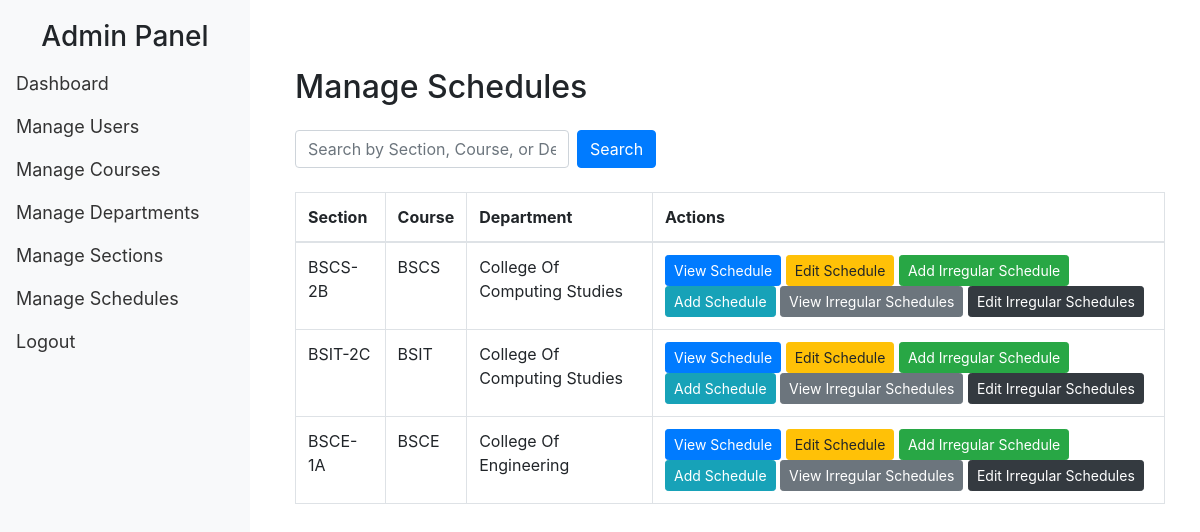
/admin_staff/schedules.php (signed in), run on the app's committed database.
### tables this page shows
CREATE TABLE `section` (
  `id` int(11) NOT NULL,
  `section_name` varchar(50) NOT NULL,
  `course_id` int(11) DEFAULT NULL,
  `department_id` int(11) DEFAULT NULL,
  `sched_id` int(11) DEFAULT NULL
);

CREATE TABLE `course` (
  `id` int(11) NOT NULL,
  `course_code` varchar(20) NOT NULL,
  `course_description` text DEFAULT NULL,
  `department_id` int(11) DEFAULT NULL
);

CREATE TABLE `department` (
  `id` int(11) NOT NULL,
  `department_name` varchar(100) NOT NULL
);

### classes/database.class.php (called while the page is built)
<?php
class Database {
    private $host = 'localhost';
    private $dbname = 'schedsystem';
    private $username = 'root';
    private $password = '';
    public $conn;
    public function __construct() {
        try {
            $this->conn = new PDO("mysql:host=$this->host;dbname=$this->dbname", $this->username, $this->password);
            $this->conn->setAttribute(PDO::ATTR_ERRMODE, PDO::ERRMODE_EXCEPTION);
        } catch (PDOException $e) {
            die("Database connection failed: " . $e->getMessage());
        }
    }
    public function getConnection() {
        return $this->conn;
    }
}
?>

### classes/section.class.php (called while the page is built, shortened)
<?php
class Section
{
    private $conn;
    public function __construct($db)
    {
        $this->conn = $db->getConnection();
    }
    public function getAllSections()
    {
        $query = "
            SELECT
                section.id,
                section.section_name,
                course.course_description,
                department.department_name,
                course.course_code
            FROM section
            LEFT JOIN course ON section.course_id = course.id
            LEFT JOIN department ON course.department_id = department.id";
        $stmt = $this->conn->prepare($query);
        $stmt->execute();
        return $stmt->fetchAll(PDO::FETCH_ASSOC);
    }
}
?>

### admin_staff/schedules.php (the view, shortened to what this page needs)
<?php
require_once '../classes/database.class.php';
require_once '../classes/section.class.php';
$db = new Database();
$section = new Section($db);
$search_query = '';
if (isset($_GET['search'])) {
    $search_query = trim($_GET['search']);
    $sections = $section->searchSectionsforsched($search_query);
} else {
    $sections = $section->getAllSections();
}
?>
<!DOCTYPE html>
<html lang="en">
<head>
    <link href="https://maxcdn.bootstrapcdn.com/bootstrap/4.5.2/css/bootstrap.min.css" rel="stylesheet">
    <link rel="stylesheet" href="../css/style.css">
</head>
<body>
<?php require_once '../includes/side_nav.php'; ?>
<div class="main-content">
<div class="container mt-5">
    <h2 class="mb-4">Manage Schedules</h2>
    <form method="GET" action="" class="form-inline mb-4">
        <input type="text" name="search" class="form-control mr-2" placeholder="Search by Section, Course, or Department"
               value="<?= htmlspecialchars($search_query); ?>">
        <button type="submit" class="btn btn-primary">Search</button>
    </form>
        <table class="table table-bordered">
            <thead>
                <tr>
                    <th>Section</th>
                    <th>Course</th>
                    <th>Department</th>
                    <th>Actions</th>
                </tr>
            </thead>
            <tbody>
                <?php foreach ($sections as $section): ?>
                    <tr>
                        <td><?= htmlspecialchars($section['section_name']); ?></td>
                        <td><?= htmlspecialchars($section['course_code']); ?></td>
                        <td><?= htmlspecialchars($section['department_name']); ?></td>
                        <td>
                            <a href="view_schedule.php?section_id=<?= $section['id'] ?>" class="btn btn-sm btn-primary">View Schedule</a>
                            <a href="edit_schedule.php?section_id=<?= $section['id'] ?>" class="btn btn-sm btn-warning">Edit Schedule</a>
                            <a href="add_irregular_schedule.php?section_id=<?= $section['id'] ?>" class="btn btn-sm btn-success">Add Irregular Schedule</a>
                            <a href="add_schedule.php?section_id=<?= $section['id'] ?>" class="btn btn-sm btn-info">Add Schedule</a>
                            <a href="view_irregular_schedules.php?section_id=<?= $section['id'] ?>" class="btn btn-sm btn-secondary">View Irregular Schedules</a>
                            <a href="edit_irregular_schedule.php?section_id=<?= $section['id'] ?>" class="btn btn-sm btn-dark">Edit Irregular Schedules</a>
                        </td>
                    </tr>
                <?php endforeach; ?>
            </tbody>
        </table>
    </div>
</div>
</body>
</html>

### css/style.css (style rules this page uses)
.main-content { margin-left: 260px; padding: 20px; }

### data on the page
section: section_name "BSCS-2B", course.course_code "BSCS", department.department_name "College Of Computing Studies"
section: section_name "BSIT-2C", course.course_code "BSIT", department.department_name "College Of Computing Studies"
section: section_name "BSCE-1A", course.course_code "BSCE", department.department_name "College Of Engineering"
